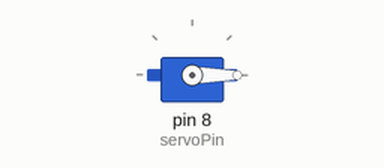
Recording of a sketch running on a simulated Arduino Uno, built with avr-gcc and run on an emulated ATmega328P. On the bench: servo.

Above: at 0.05 s.
At 2.25 s:
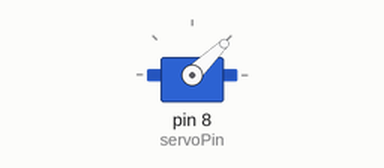
At 4.5 s:
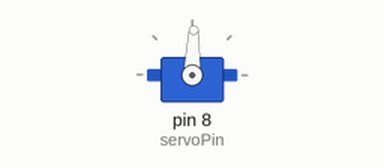
At 9.0 s:
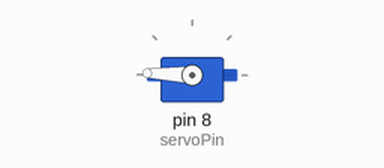
Timing chart, 0 to 11.7 s (numbered marks = the images above):
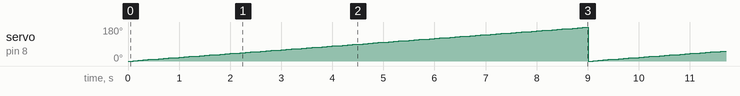

Measured:
- by itself, servo on pin 8 (servoPin): ramps from 0° to 178° and jumps back, once every 9.0 s

The sketch:

servo_processing.ino
```cpp
#include<Servo.h>

Servo myservo;                   // Create servo object to control a servo
int servoPin = 8;                // Connect yellow servo wire to digital I/O pin 4
                     // Data received from the serial port

void setup() {
  myservo.attach(servoPin);      // Attach the servo to the PWM pin
  Serial.begin(9600);           // Start serial communication at 9600 bps
}

void loop() {

  for(int i=0;i<180;i=i+2)
 {myservo.write(i);delay(100);}
}
```
